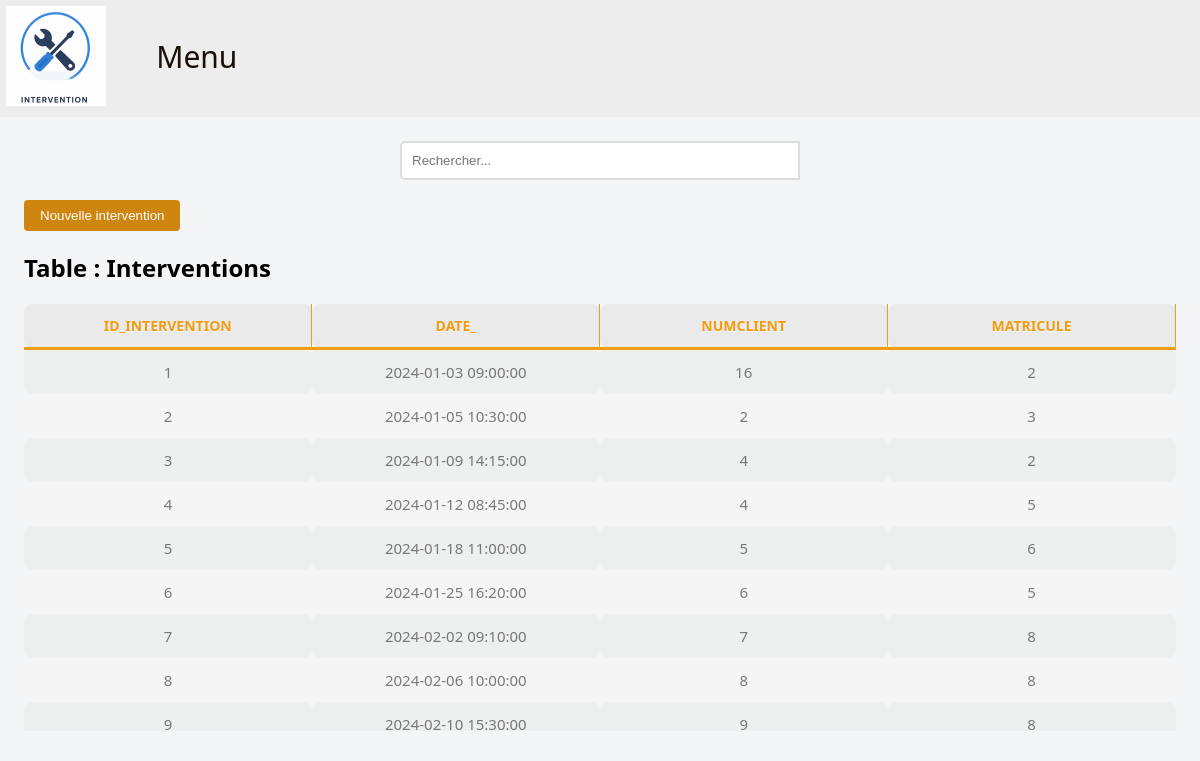
Page /Site/interventions.php (signed in) on the committed database.
### tables this page shows
CREATE TABLE `Intervention` (
  `Id_Intervention` int(11) NOT NULL,
  `Date_` datetime DEFAULT NULL,
  `NumClient` int(11) NOT NULL,
  `Matricule` int(11) NOT NULL
);

### Site/modeles/mesFonctionsAccesDonnes.php (called while the page is built, shortened)
<?php
function getTousLesInterventions()
{
    $pdo = PDO2::getInstance();
    $sql = "
    SELECT id_Intervention,
    Date_,
    NumClient,
    Matricule
    FROM `Intervention`;
    ";
    return $pdo->query($sql)->fetchAll(PDO::FETCH_ASSOC);
}
?>

### Site/interventions.php (the view, shortened to what this page needs)
<?php
    include_once __DIR__.'/modeles/mesFonctionsAccesDonnes.php' ?>
<!DOCTYPE html>
<html xmlns="http://www.w3.org/1999/html">
<head>
  <link rel="stylesheet" type="text/css" href="Client.css">
</head>
<body>
    <header>
        <img class="logo" src="Image/logoIntervention.png" width="100">
     <nav>
         <ul>
             <li> <a href="menu.php">Menu</a></li>
         </ul>
     </nav>
    </header>
    <div class="blockFormulaire">
  <div class="Formulaire">
  <div class="search-wrapper">
  <form class="search-container">
    <input type="text" id="search-input" placeholder="Rechercher..." autocomplete="off">
  </form>
</div>
  <button type="button" id="btnNouvelleIntervention">Nouvelle intervention</button>
    <div class="table-wrapper">
<?php
      echo "<h2>Table : Interventions</h2>";
      if (!empty($_GET['type']) && !empty($_GET['valeur'])) {
        $resultat2 = getInterventionsRecherche($_GET['type'], $_GET['valeur']);
      }
      else{
        $resultat2 = getTousLesInterventions();
      }
      if ($resultat2 && count($resultat2) > 0) {
          echo "<table>";
          echo "<tr>";
          foreach (array_keys($resultat2[0]) as $colonne) {
              echo "<th>" . htmlspecialchars($colonne) . "</th>";
          }
          echo "</tr>";
          foreach ($resultat2 as $ligne) {
              $id = $ligne['id_Intervention'];
              echo '<tr class="ligne-clickable" data-id="' . htmlspecialchars($id) . '">';
              foreach ($ligne as $valeur) {
                  echo "<td>" . htmlspecialchars($valeur) . "</td>";
              }
              echo "</tr>";
          }
          echo "</table>";
      } else {
          echo "<p>Aucune donnée trouvée dans la table interventions.</p>";
      }
      ?>
    </div>
    </div>
    </div>
</body>
</html>

### Site/Client.css (style rules this page uses)
html, body { margin: 0; padding: 0; overflow-x: hidden; }
* { box-sizing: border-box; }
body { font-family: "Segoe UI", Arial, sans-serif; background: #f4f5f7; margin: 0; min-height: 100vh; }
button { background: #cf8610; color: #ffffff; border: none; padding: 8px 16px; border-radius: 4px; cursor: pointer; }
.table-wrapper { overflow-x: auto; overflow-y: auto; max-height: 500px; }
.table-wrapper table { width: 100%; table-layout: fixed; border-collapse: collapse; }
th, td { padding: 12px; text-align: center; overflow-wrap: break-word; word-break: break-word; }
th { background-color: #eaeaea; color: #F39C12;; font-size: 14px; border-radius: 8px; border-bottom: 3px solid #F39C12; border-right: 1px solid #F39C12; text-transform: uppercase; text-shadow: 0 1px 0 rgba(255,255,255,0.5); }
td { background-color: #f5f5f5; color: rgba(0,0,0,0.5); border-radius: 8px; font-size: 15px; }
.table-wrapper tr:nth-child(even) td { background-color: #eaeaea8e; }
.blockFormulaire { margin: 2%; }
.Formulaire { justify-content: space-between; align-items: center; }
nav ul li a { align-items: center; list-style-type: none; display: inline-block; background-color: #ededed; padding-right: 20px; color:#181004; font-size: 30px; text-decoration: none; margin-top: 20%; }
nav ul li { display: inline-block; }
header { z-index: 200000; background-color: #ededed; width: 100%; top: 0; }
header h1.welcome, nav { display: inline-block; vertical-align: top; text-decoration: none; }
header img.logo { margin: 6px; }
.search-container { display: flex; max-width: 500px; margin: 20px auto; }
#search-input { flex: 1; padding: 10px; border: 2px solid #ddd; border-radius: 5px 0 0 5px; outline: none; }
.search-wrapper { position: relative; max-width: 400px; margin: auto; }

### rows in the picture
intervention: Id_Intervention "1", Date_ "2024-01-03 09:00:00", NumClient "16", Matricule "2"
intervention: valeur "2", Date_ "2024-01-05 10:30:00", Matricule "3"
intervention: Id_Intervention "3", Date_ "2024-01-09 14:15:00", NumClient "4", Matricule "2"
intervention: valeur "4", Date_ "2024-01-12 08:45:00", Matricule "5"
intervention: valeur "5", Date_ "2024-01-18 11:00:00", Matricule "6"
intervention: valeur "6", Date_ "2024-01-25 16:20:00", Matricule "5"
intervention: valeur "7", Date_ "2024-02-02 09:10:00", Matricule "8"
intervention: valeur "8", Date_ "2024-02-06 10:00:00"
intervention: valeur "9", Date_ "2024-02-10 15:30:00", Matricule "8"

### other values in the picture
$colonne "ID_INTERVENTION"
$colonne "DATE_"
$colonne "NUMCLIENT"
$colonne "MATRICULE"
